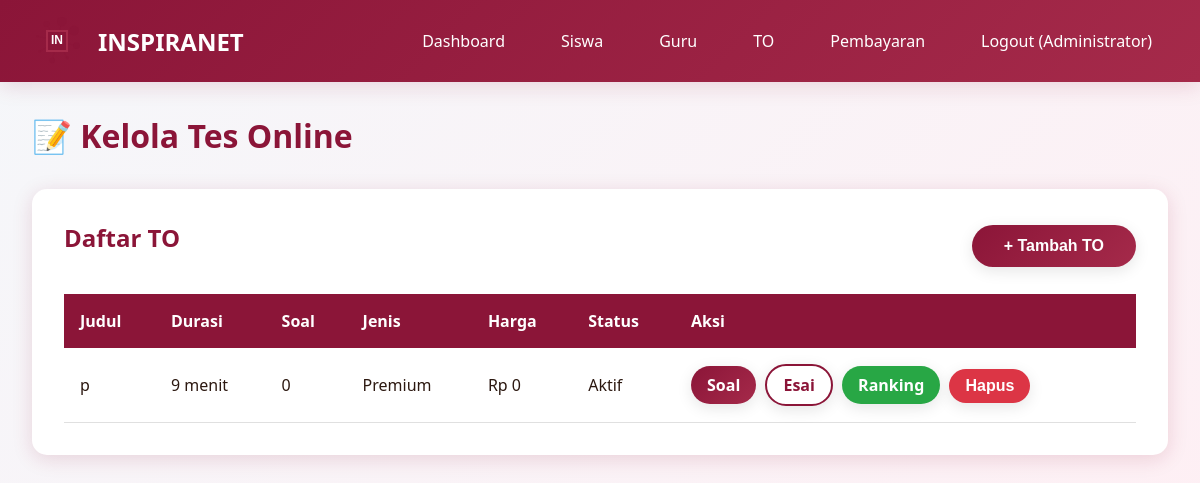
The page /admin/exams (signed in) on the database as committed earlier.
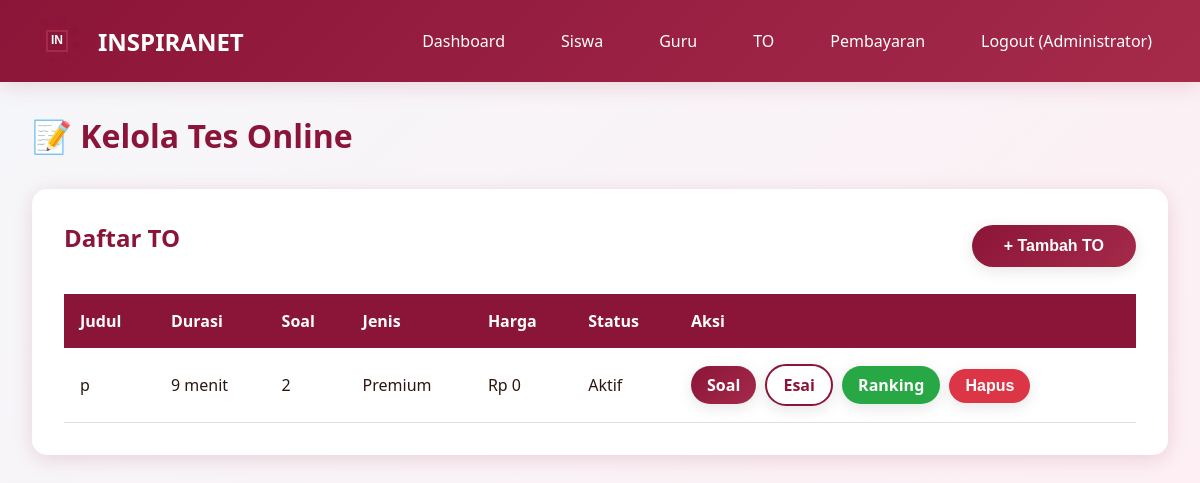
The same page on the database as committed later.
### models.py (models this page shows, shortened)
class User(UserMixin, db.Model):
    __tablename__ = 'users'
    id = db.Column(db.Integer, primary_key=True)
    email = db.Column(db.String(120), unique=True, nullable=False)
    password_hash = db.Column(db.String(255), nullable=False)
    full_name = db.Column(db.String(100), nullable=False)
    role = db.Column(db.String(20), nullable=False, default='student')
    inspira_branch = db.Column(db.String(50), nullable=True)
    class_level = db.Column(db.String(20), nullable=True)
    school_name = db.Column(db.String(150), nullable=True)
    phone_number = db.Column(db.String(20), nullable=True)
    profile_photo = db.Column(db.String(255), nullable=True)
    created_at = db.Column(db.DateTime, default=datetime.utcnow)
    exam_attempts = db.relationship('ExamAttempt', backref='user', lazy=True, cascade='all, delete-orphan')
    payments = db.relationship('Payment', backref='user', lazy=True, cascade='all, delete-orphan')
    leaderboard_entries = db.relationship('Leaderboard', backref='user', lazy=True, cascade='all, delete-orphan')

class Exam(db.Model):
    __tablename__ = 'exams'
    id = db.Column(db.Integer, primary_key=True)
    title = db.Column(db.String(200), nullable=False)
    description = db.Column(db.Text, nullable=True)
    duration_minutes = db.Column(db.Integer, nullable=False, default=120)
    total_questions = db.Column(db.Integer, nullable=False, default=0)
    is_premium = db.Column(db.Boolean, default=False)
    price = db.Column(db.Integer, default=0)
    is_active = db.Column(db.Boolean, default=True)
    created_by = db.Column(db.Integer, db.ForeignKey('users.id'), nullable=False)
    created_at = db.Column(db.DateTime, default=datetime.utcnow)
    questions = db.relationship('Question', backref='exam', lazy=True, cascade='all, delete-orphan')
    attempts = db.relationship('ExamAttempt', backref='exam', lazy=True, cascade='all, delete-orphan')
    payments = db.relationship('Payment', backref='exam', lazy=True, cascade='all, delete-orphan')
    leaderboard_entries = db.relationship('Leaderboard', backref='exam', lazy=True, cascade='all, delete-orphan')

### app.py (the view)
@app.route('/admin/exams')
@login_required
def admin_exams():
    if current_user.role != 'admin':
        flash('Akses ditolak!', 'danger')
        return redirect(url_for('index'))
    exams = Exam.query.all()
    return render_template('admin_exams.html', exams=exams)

### app.py (called while the page is built)
@login_manager.user_loader
def load_user(user_id):
    return User.query.get(int(user_id))

@app.before_request
def ensure_db():
    if not hasattr(app, '_db_initialized'):
        app._db_initialized = True
        init_database()

### templates/admin_exams.html (shortened to what this page needs)
{% extends "base.html" %}
{% block content %}
<h1 style="color: var(--primary-color); margin-bottom: 2rem;">📝 Kelola Tes Online</h1>
<div class="card">
    <div style="display: flex; justify-content: space-between; align-items: center; margin-bottom: 1.5rem;">
        <h2>Daftar TO</h2>
        <button onclick="showModal('addExamModal')" class="btn btn-primary">+ Tambah TO</button>
    </div>
    <table class="table">
        <thead>
            <tr>
                <th>Judul</th>
                <th>Durasi</th>
                <th>Soal</th>
                <th>Jenis</th>
                <th>Harga</th>
                <th>Status</th>
                <th>Aksi</th>
            </tr>
        </thead>
        <tbody>
            {% for exam in exams %}
            <tr>
                <td>{{ exam.title }}</td>
                <td>{{ exam.duration_minutes }} menit</td>
                <td>{{ exam.total_questions }}</td>
                <td>{{ 'Premium' if exam.is_premium else 'Gratis' }}</td>
                <td>Rp {{ exam.price if exam.is_premium else 0 }}</td>
                <td>{{ 'Aktif' if exam.is_active else 'Nonaktif' }}</td>
                <td>
                    <a href="{{ url_for('admin_questions', id=exam.id) }}" class="btn btn-primary" style="padding: 0.5rem 1rem; text-decoration: none; margin-right: 5px;">Soal</a>
                    <a href="{{ url_for('admin_view_essay_answers', exam_id=exam.id) }}" class="btn btn-secondary" style="padding: 0.5rem 1rem; text-decoration: none; margin-right: 5px;">Esai</a>
                    <a href="{{ url_for('leaderboard', exam_id=exam.id) }}" class="btn btn-success" style="padding: 0.5rem 1rem; text-decoration: none; margin-right: 5px;">Ranking</a>
                    <form method="POST" action="{{ url_for('admin_delete_exam', id=exam.id) }}" style="display: inline;" data-confirm-delete>
                        <button type="submit" class="btn btn-danger" style="padding: 0.5rem 1rem;">Hapus</button>
                    </form>
                </td>
            </tr>
            {% endfor %}
        </tbody>
    </table>
</div>
{% endblock %}

### templates/base.html (shortened to what this page needs)
<!DOCTYPE html>
<html lang="id">
<head>
    <link rel="stylesheet" href="{{ url_for('static', filename='css/style.css') }}">
</head>
<body>
    <nav class="navbar">
        <div class="container">
            <a href="{{ url_for('index') }}" class="navbar-brand">
                <div id="logo-animation" class="logo-container"></div>
                <span>INSPIRANET</span>
            </a>
            <ul class="navbar-nav">
                {% if current_user.is_authenticated %}
                    {% if current_user.role == 'admin' %}
                        <li><a href="{{ url_for('admin_dashboard') }}">Dashboard</a></li>
                        <li><a href="{{ url_for('admin_students') }}">Siswa</a></li>
                        <li><a href="{{ url_for('admin_teachers') }}">Guru</a></li>
                        <li><a href="{{ url_for('admin_exams') }}">TO</a></li>
                        <li><a href="{{ url_for('admin_payments') }}">Pembayaran</a></li>
                    {% elif current_user.role == 'teacher' %}
                        <li><a href="{{ url_for('teacher_dashboard') }}">Dashboard</a></li>
                        <li><a href="{{ url_for('teacher_exams') }}">TO Saya</a></li>
                        <li><a href="{{ url_for('teacher_students') }}">Hasil Siswa</a></li>
                    {% else %}
                        <li><a href="{{ url_for('student_dashboard') }}">Dashboard</a></li>
                        <li><a href="{{ url_for('student_exams') }}">Daftar TO</a></li>
                    {% endif %}
                    <li><a href="{{ url_for('logout') }}">Logout ({{ current_user.full_name }})</a></li>
                {% else %}
                    <li><a href="{{ url_for('login') }}">Login</a></li>
                    <li><a href="{{ url_for('register') }}">Daftar</a></li>
                {% endif %}
            </ul>
        </div>
    </nav>
    <div class="container">
        {% block content %}{% endblock %}
    </div>
</body>
</html>

### static/css/style.css (style rules this page uses)
:root { --primary-color: #8B1538; --secondary-color: #A52A4A; --dark-color: #4A0E1F; --light-color: #FFE5EC; --text-dark: #2C1810; --text-light: #FFFFFF; --shadow: 0 4px 20px rgba(139, 21, 56, 0.15); }
* { margin: 0; padding: 0; box-sizing: border-box; }
body { font-family: 'Segoe UI', Tahoma, Geneva, Verdana, sans-serif; background: linear-gradient(135deg, #f5f7fa 0%, #ffeef3 100%); color: var(--text-dark); min-height: 100vh; }
.navbar { background: linear-gradient(135deg, var(--primary-color) 0%, var(--secondary-color) 100%); padding: 1rem 0; box-shadow: var(--shadow); position: sticky; top: 0; z-index: 1000; }
.navbar .container { max-width: 1200px; margin: 0 auto; padding: 0 2rem; display: flex; justify-content: space-between; align-items: center; }
.navbar-brand { display: flex; align-items: center; gap: 1rem; color: var(--text-light); text-decoration: none; font-size: 1.5rem; font-weight: bold; }
.logo-container { position: relative; width: 50px; height: 50px; }
.navbar-nav { display: flex; gap: 1.5rem; list-style: none; align-items: center; }
.navbar-nav a { color: var(--text-light); text-decoration: none; padding: 0.5rem 1rem; border-radius: 5px; transition: all 0.3s ease; }
.container { max-width: 1200px; margin: 2rem auto; padding: 0 2rem; }
.btn { display: inline-block; padding: 0.75rem 2rem; border: none; border-radius: 25px; font-size: 1rem; font-weight: 600; text-decoration: none; cursor: pointer; transition: all 0.3s ease; box-shadow: 0 4px 15px rgba(0, 0, 0, 0.1); }
.btn-primary { background: linear-gradient(135deg, var(--primary-color) 0%, var(--secondary-color) 100%); color: var(--text-light); }
.btn-secondary { background: white; color: var(--primary-color); border: 2px solid var(--primary-color); }
.btn-danger { background: #dc3545; color: white; }
.btn-success { background: #28a745; color: white; }
.card { background: white; border-radius: 15px; padding: 2rem; box-shadow: var(--shadow); margin-bottom: 2rem; animation: fadeIn 0.6s ease; }
.card h2 { color: var(--primary-color); margin-bottom: 1rem; }
.table { width: 100%; border-collapse: collapse; margin-top: 1rem; }
.table th { background: var(--primary-color); color: white; padding: 1rem; text-align: left; }
.table td { padding: 1rem; border-bottom: 1px solid #e0e0e0; }

Rows that differ between the two databases and show on the page:
changed Exam "Premium": total_questions "0" → "2"
